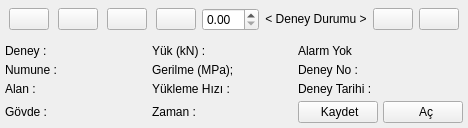
             <widget class="QWidget" name="widget_plotArea" native="true">
              <property name="styleSheet">
               <string notr="true"/>
              </property>
              <layout class="QGridLayout" name="gridLayout_39" rowstretch="10,1,1">
               <property name="leftMargin">
                <number>0</number>
               </property>
               <property name="topMargin">
                <number>0</number>
               </property>
               <property name="rightMargin">
                <number>0</number>
               </property>
               <property name="bottomMargin">
                <number>0</number>
               </property>
               <property name="horizontalSpacing">
                <number>0</number>
               </property>
               <property name="verticalSpacing">
                <number>4</number>
               </property>
               <item row="0" column="0">
                <widget class="QWidget" name="wdg_plotArea" native="true"/>
               </item>
               <item row="2" column="0">
                <widget class="QWidget" name="widget_testInfo" native="true">
                 <property name="styleSheet">
                  <string notr="true"/>
                 </property>
                 <layout class="QGridLayout" name="gridLayout_5" rowstretch="1,1,1,1" columnstretch="1,1,1">
                  <property name="leftMargin">
                   <number>5</number>
                  </property>
                  <property name="topMargin">
                   <number>5</number>
                  </property>
                  <property name="rightMargin">
                   <number>5</number>
                  </property>
                  <property name="bottomMargin">
                   <number>5</number>
                  </property>
                  <property name="spacing">
                   <number>5</number>
                  </property>
                  <item row="2" column="1">
                   <widget class="QLabel" name="label_pace_rate">
                    <property name="text">
                     <string>Yükleme Hızı :</string>
                    </property>
                   </widget>
                  </item>
                  <item row="2" column="2">
                   <widget class="QLabel" name="label_test_date_time_main">
                    <property name="text">
                     <string>Deney Tarihi :</string>
                    </property>
                   </widget>
                  </item>
                  <item row="2" column="0">
                   <widget class="QLabel" name="label_calculated_area">
                    <property name="text">
                     <string>Alan :</string>
                    </property>
                   </widget>
                  </item>
                  <item row="3" column="0">
                   <widget class="QLabel" name="label_frame_type">
                    <property name="text">
                     <string>Gövde :</string>
                    </property>
                   </widget>
                  </item>
                  <item row="0" column="0">
                   <widget class="QLabel" name="label_test_type_specimen">
                    <property name="text">
                     <string>Deney : </string>
                    </property>
                   </widget>
                  </item>
                  <item row="0" column="2">
                   <widget class="QLabel" name="label_alert_status">
                    <property name="text">
                     <string>Alarm Yok</string>
                    </property>
                   </widget>
                  </item>
                  <item row="0" column="1">
                   <widget class="QLabel" name="label_load">
                    <property name="text">
                     <string>Yük (kN) :</string>
                    </property>
                   </widget>
                  </item>
                  <item row="1" column="0">
                   <widget class="QLabel" name="label_specimen">
                    <property name="text">
                     <string>Numune :</string>
                    </property>
                   </widget>
                  </item>
                  <item row="3" column="1">
                   <widget class="QLabel" name="label_time">
                    <property name="text">
                     <string>Zaman :</string>
                    </property>
                   </widget>
                  </item>
                  <item row="1" column="2">
                   <widget class="QLabel" name="label_current_test_no_2">
                    <property name="text">
                     <string>Deney No :</string>
                    </property>
                   </widget>
                  </item>
                  <item row="1" column="1">
                   <widget class="QLabel" name="label_stress">
                    <property name="text">
                     <string>Gerilme (MPa);</string>
                    </property>
                   </widget>
                  </item>
                  <item row="3" column="2">
                   <widget class="QWidget" name="widget_btnfile" native="true">
                    <property name="styleSheet">
                     <string notr="true"/>
                    </property>
                    <layout class="QHBoxLayout" name="horizontalLayout_2">
                     <property name="spacing">
                      <number>5</number>
                     </property>
                     <property name="leftMargin">
                      <number>0</number>
                     </property>
                     <property name="topMargin">
                      <number>0</number>
                     </property>
                     <property name="rightMargin">
                      <number>0</number>
                     </property>
                     <property name="bottomMargin">
                      <number>0</number>
                     </property>
                     <item>
                      <widget class="QPushButton" name="pushButton_saveFile">
                       <property name="sizePolicy">
                        <sizepolicy hsizetype="Minimum" vsizetype="Expanding">
                         <horstretch>0</horstretch>
                         <verstretch>0</verstretch>
                        </sizepolicy>
                       </property>
                       <property name="cursor">
                        <cursorShape>PointingHandCursor</cursorShape>
                       </property>
                       <property name="styleSheet">
                        <string notr="true"/>
                       </property>
                       <property name="text">
                        <string> Kaydet</string>
                       </property>
                       <property name="shortcut">
                        <string>Ctrl+S</string>
                       </property>
                      </widget>
                     </item>
                     <item>
                      <widget class="QPushButton" name="pushButton_openFile">
                       <property name="sizePolicy">
                        <sizepolicy hsizetype="Minimum" vsizetype="Expanding">
                         <horstretch>0</horstretch>
                         <verstretch>0</verstretch>
                        </sizepolicy>
                       </property>
                       <property name="cursor">
                        <cursorShape>PointingHandCursor</cursorShape>
                       </property>
                       <property name="styleSheet">
                        <string notr="true"/>
                       </property>
                       <property name="text">
                        <string>  Aç</string>
                       </property>
                       <property name="shortcut">
                        <string>Ctrl+O</string>
                       </property>
                      </widget>
                     </item>
                    </layout>
                   </widget>
                  </item>
                 </layout>
                </widget>
               </item>
               <item row="1" column="0">
                <widget class="QFrame" name="frame_testButtons">
                 <layout class="QHBoxLayout" name="horizontalLayout_4" stretch="1,0,3,0,0">
                  <property name="spacing">
                   <number>6</number>
                  </property>
                  <property name="leftMargin">
                   <number>9</number>
                  </property>
                  <property name="topMargin">
                   <number>4</number>
                  </property>
                  <property name="rightMargin">
                   <number>9</number>
                  </property>
                  <property name="bottomMargin">
                   <number>4</number>
                  </property>
                  <item>
                   <layout class="QHBoxLayout" name="horizontalLayout" stretch="0,0,0,0">
                    <property name="spacing">
                     <number>9</number>
                    </property>
                    <item>
                     <widget class="QPushButton" name="pushButton_startTest">
                      <property name="cursor">
                       <cursorShape>PointingHandCursor</cursorShape>
                      </property>
                      <property name="whatsThis">
                       <string>&lt;html&gt;&lt;head/&gt;&lt;body&gt;&lt;p&gt;Başlat&lt;/p&gt;&lt;/body&gt;&lt;/html&gt;</string>
                      </property>
                      <property name="styleSheet">
                       <string notr="true"/>
                      </property>
                      <property name="text">
                       <string/>
                      </property>
                     </widget>
                    </item>
                    <item>
                     <widget class="QPushButton" name="pushButton_pauseTest">
                      <property name="cursor">
                       <cursorShape>PointingHandCursor</cursorShape>
                      </property>
                      <property name="whatsThis">
                       <string>&lt;html&gt;&lt;head/&gt;&lt;body&gt;&lt;p&gt;Duraklat&lt;/p&gt;&lt;/body&gt;&lt;/html&gt;</string>
                      </property>
                      <property name="styleSheet">
                       <string notr="true"/>
                      </property>
                      <property name="text">
                       <string/>
                      </property>
                     </widget>
                    </item>
                    <item>
                     <widget class="QPushButton" name="pushButton_stopTest">
                      <property name="cursor">
                       <cursorShape>PointingHandCursor</cursorShape>
                      </property>
                      <property name="whatsThis">
                       <string>&lt;html&gt;&lt;head/&gt;&lt;body&gt;&lt;p&gt;Sonlandır&lt;/p&gt;&lt;/body&gt;&lt;/html&gt;</string>
                      </property>
                      <property name="styleSheet">
                       <string notr="true"/>
                      </property>
                      <property name="text">
                       <string/>
                      </property>
                     </widget>
                    </item>
                    <item>
                     <widget class="QPushButton" name="pushButton_refreshTest">
                      <property name="cursor">
                       <cursorShape>PointingHandCursor</cursorShape>
                      </property>
                      <property name="whatsThis">
                       <string>&lt;html&gt;&lt;head/&gt;&lt;body&gt;&lt;p&gt;Yenile&lt;/p&gt;&lt;/body&gt;&lt;/html&gt;</string>
                      </property>
                      <property name="styleSheet">
                       <string notr="true"/>
                      </property>
                      <property name="text">
                       <string/>
                      </property>
                     </widget>
                    </item>
                   </layout>
                  </item>
                  <item>
                   <widget class="QDoubleSpinBox" name="spinBox_load_invisible"/>
                  </item>
                  <item>
                   <widget class="QLabel" name="label_test_status">
                    <property name="text">
                     <string>&lt; Deney Durumu &gt;</string>
                    </property>
                    <property name="alignment">
                     <set>Qt::AlignCenter</set>
                    </property>
                   </widget>
                  </item>
                  <item>
                   <widget class="QPushButton" name="pushButton_printPlot">
                    <property name="cursor">
                     <cursorShape>PointingHandCursor</cursorShape>
                    </property>
                    <property name="whatsThis">
                     <string>&lt;html&gt;&lt;head/&gt;&lt;body&gt;&lt;p&gt;Grafik Yazdır&lt;/p&gt;&lt;/body&gt;&lt;/html&gt;</string>
                    </property>
                    <property name="text">
                     <string/>
                    </property>
                   </widget>
                  </item>
                  <item>
                   <widget class="QPushButton" name="btn_expand">
                    <property name="cursor">
                     <cursorShape>PointingHandCursor</cursorShape>
                    </property>
                    <property name="whatsThis">
                     <string>&lt;html&gt;&lt;head/&gt;&lt;body&gt;&lt;p&gt;Genişlet&lt;/p&gt;&lt;/body&gt;&lt;/html&gt;</string>
                    </property>
                    <property name="styleSheet">
                     <string notr="true"/>
                    </property>
                    <property name="text">
                     <string/>
                    </property>
                   </widget>
                  </item>
                 </layout>
                </widget>
               </item>
              </layout>
             </widget>
